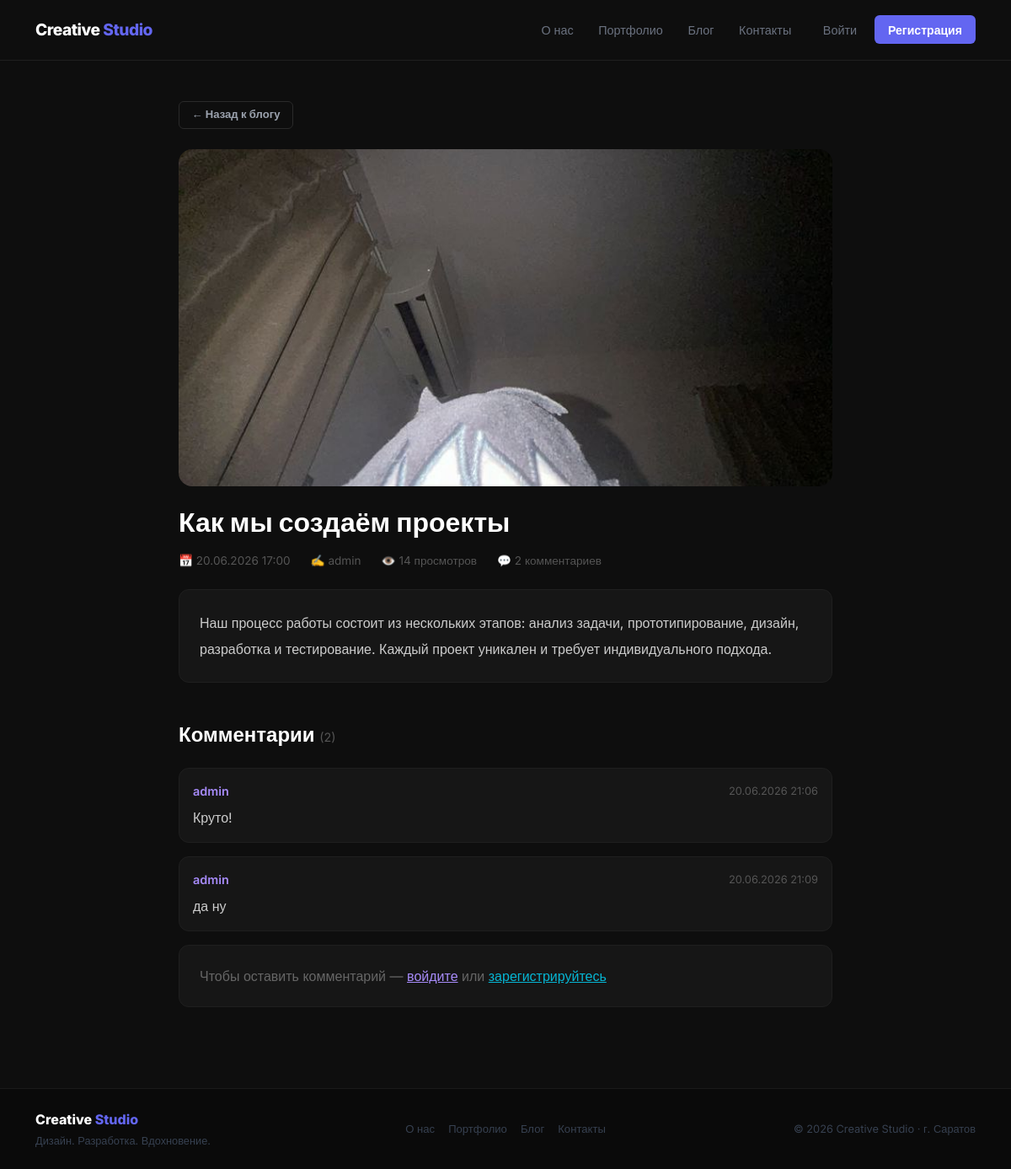
Page /blog/3/ on the committed database.
### blog/models.py (models this page shows, shortened)
class Article(models.Model):
    STATUS_CHOICES = [
        ('pending', 'На проверке'),
        ('approved', 'Одобрено'),
        ('rejected', 'Отклонено'),
    ]
    title = models.CharField(max_length=200, verbose_name='Заголовок')
    image = models.ImageField(
        upload_to='blog/',
        blank=True,
        null=True,
        verbose_name='Изображение'
    )
    content = models.TextField(verbose_name='Содержание')
    created_at = models.DateTimeField(auto_now_add=True)
    author = models.ForeignKey(
        User,
        on_delete=models.CASCADE,
        verbose_name='Автор'
    )
    views = models.PositiveIntegerField(
        default=0,
        verbose_name='Просмотры'
    )
    status = models.CharField(
        max_length=20,
        choices=STATUS_CHOICES,
        default='pending',
        verbose_name='Статус'
    )
    class Meta:
        verbose_name = 'Статья'
        verbose_name_plural = 'Статьи'
        ordering = ['-created_at']

class Comment(models.Model):
    article = models.ForeignKey(
        Article,
        on_delete=models.CASCADE,
        related_name='comments',
        verbose_name='Статья'
    )
    user = models.ForeignKey(
        User,
        on_delete=models.CASCADE,
        verbose_name='Пользователь'
    )
    text = models.TextField(verbose_name='Комментарий')
    created_at = models.DateTimeField(auto_now_add=True)
    class Meta:
        verbose_name = 'Комментарий'
        verbose_name_plural = 'Комментарии'
        ordering = ['created_at']

### blog/views.py (the view, shortened to what this page needs)
# urls.py: path('<int:pk>/', views.article_detail, name='article_detail'),
def article_detail(request, pk):
    article = get_object_or_404(Article, pk=pk)
    if article.status != 'approved':
        if not request.user.is_authenticated or (
            article.author != request.user and not request.user.is_staff
        ):
            messages.error(request, 'Эта статья пока недоступна.')
            return redirect('article_list')
    article.views += 1
    article.save()
    comments = article.comments.select_related('user')
    is_liked = False
    if request.user.is_authenticated:
        is_liked = ArticleLike.objects.filter(
            article=article,
            user=request.user
        ).exists()
    return render(request, 'article_detail.html', {
        'article': article,
        'comments': comments,
        'is_liked': is_liked,
    })

### templates/article_detail.html (shortened to what this page needs)
{% extends 'base.html' %}
{% block content %}
<div class="container py-5" style="max-width: 800px;">
    <a href="{% url 'article_list' %}" class="btn btn-outline-light btn-sm mb-4">
        ← Назад к блогу
    </a>
    {% if article.image %}
    <img src="{{ article.image.url }}" class="w-100 mb-4"
         style="height: 400px; object-fit: cover; border-radius: 16px;">
    {% endif %}
    <h1 style="font-size: 2rem; font-weight: 800; color: #fff; margin-bottom: 1rem;">
        {{ article.title }}
    </h1>
    <div class="d-flex gap-4 mb-4 flex-wrap" style="color: #555; font-size: 0.85rem;">
        <span>📅 {{ article.created_at|date:"d.m.Y H:i" }}</span>
        <span>✍️ {{ article.author.username }}</span>
        <span>👁️ {{ article.views }} просмотров</span>
        <span>💬 {{ comments.count }} комментариев</span>
    </div>
    <div class="card p-4 mb-5">
        <p style="color: #ccc; line-height: 1.9; margin: 0; font-size: 1rem;">
            {{ article.content }}
        </p>
    </div>
    <h4 style="color: #fff; font-weight: 700; margin-bottom: 1.5rem;">
        Комментарии
        <span style="color: #555; font-size: 0.9rem; font-weight: 400;">
            ({{ comments.count }})
        </span>
    </h4>
    {% if comments %}
        {% for comment in comments %}
        <div class="card p-3 mb-3">
            <div class="d-flex justify-content-between align-items-center mb-2">
                <span style="color: #a78bfa; font-weight: 600; font-size: 0.9rem;">
                    {{ comment.user.username }}
                </span>
                <span style="color: #555; font-size: 0.8rem;">
                    {{ comment.created_at|date:"d.m.Y H:i" }}
                </span>
            </div>
            <p style="color: #ccc; margin: 0; line-height: 1.6;">{{ comment.text }}</p>
        </div>
        {% endfor %}
    {% else %}
        <p style="color: #555; margin-bottom: 1.5rem;">
            Комментариев пока нет. Будьте первым!
        </p>
    {% endif %}
    <div class="card p-4 mt-3">
        {% if user.is_authenticated %}
        <h5 style="color: #fff; font-weight: 700; margin-bottom: 1rem;">
            Оставить комментарий
        </h5>
        <form method="post">
            {% csrf_token %}
            <div class="mb-3">
                <textarea name="text" class="form-control" rows="3"
                          placeholder="Напишите комментарий..."></textarea>
            </div>
            <button type="submit" class="btn btn-primary">
                Отправить
            </button>
        </form>
        {% else %}
        <p style="color: #666; margin: 0;">
            Чтобы оставить комментарий —
            <a href="{% url 'login' %}" style="color: #a78bfa;">войдите</a>
            или
            <a href="{% url 'signup' %}" style="color: #06b6d4;">зарегистрируйтесь</a>
        </p>
        {% endif %}
    </div>
</div>
{% endblock %}

### templates/base.html (style rules this page uses)
* { margin: 0; padding: 0; box-sizing: border-box; }
body { background: #0e0e0e; color: #e2e8f0; font-family: 'Inter', sans-serif; overflow-x: hidden; }
.btn-outline-light { border-radius: 6px; padding: 0.55rem 1.4rem; font-weight: 600; font-size: 0.9rem; border: 1px solid #2a2a2a; color: #9ca3af; background: transparent; transition: all 0.2s; }
.btn-sm { padding: 0.35rem 0.9rem !important; font-size: 0.82rem !important; }
.card { background: #161616; border: 1px solid #1f1f1f; border-radius: 12px; color: #e2e8f0; transition: border-color 0.2s, transform 0.2s; overflow: hidden; }

### rows in the picture
Article: image (picture), title "Как мы создаём проекты", created_at "20.06.2026 17:00", author.username "admin", views "14", content "Наш процесс работы состоит из нескольких этапов: анализ задачи, прототипирование, дизайн, разработка и тестирование. Каждый проект уникален и требует индивидуального подхода."
Comment: user.username "admin", created_at "20.06.2026 21:06", text "Круто!"
Comment: user.username "admin", created_at "20.06.2026 21:09", text "да ну"

### other values in the picture
{{ comments.count }} "2"
